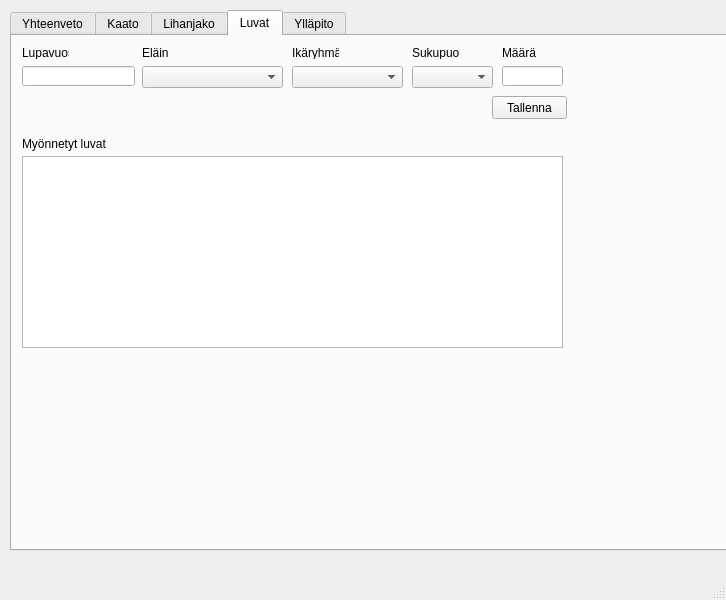
<?xml version="1.0" encoding="UTF-8"?>
<ui version="4.0">
 <class>MainWindow</class>
 <widget class="QMainWindow" name="MainWindow">
  <property name="geometry">
   <rect>
    <x>0</x>
    <y>0</y>
    <width>726</width>
    <height>600</height>
   </rect>
  </property>
  <property name="windowTitle">
   <string>MainWindow</string>
  </property>
  <widget class="QWidget" name="centralwidget">
   <widget class="QTabWidget" name="tabWidget">
    <property name="geometry">
     <rect>
      <x>10</x>
      <y>10</y>
      <width>781</width>
      <height>541</height>
     </rect>
    </property>
    <property name="currentIndex">
     <number>3</number>
    </property>
    <widget class="QWidget" name="summaryPage">
     <attribute name="title">
      <string>Yhteenveto</string>
     </attribute>
     <widget class="QTableWidget" name="meatSharedTableWidget">
      <property name="geometry">
       <rect>
        <x>10</x>
        <y>50</y>
        <width>301</width>
        <height>192</height>
       </rect>
      </property>
      <property name="styleSheet">
       <string notr="true"/>
      </property>
     </widget>
     <widget class="QTableWidget" name="groupSummaryTableWidget">
      <property name="geometry">
       <rect>
        <x>10</x>
        <y>290</y>
        <width>301</width>
        <height>192</height>
       </rect>
      </property>
     </widget>
     <widget class="QLabel" name="sharedMeatLabel">
      <property name="geometry">
       <rect>
        <x>10</x>
        <y>30</y>
        <width>151</width>
        <height>16</height>
       </rect>
      </property>
      <property name="text">
       <string>Jaetut lihat ryhmittäin</string>
      </property>
     </widget>
     <widget class="QLabel" name="groupSummarylabel">
      <property name="geometry">
       <rect>
        <x>10</x>
        <y>270</y>
        <width>151</width>
        <height>16</height>
       </rect>
      </property>
      <property name="text">
       <string>Ryhmän tiedot</string>
      </property>
     </widget>
     <widget class="QPushButton" name="summaryRefreshPushButton">
      <property name="geometry">
       <rect>
        <x>240</x>
        <y>20</y>
        <width>75</width>
        <height>23</height>
       </rect>
      </property>
      <property name="text">
       <string>Päivitä</string>
      </property>
     </widget>
     <widget class="QGroupBox" name="summarySuggestGroupBox">
      <property name="geometry">
       <rect>
        <x>330</x>
        <y>40</y>
        <width>251</width>
        <height>441</height>
       </rect>
      </property>
      <property name="title">
       <string>Ehdotukset</string>
      </property>
     </widget>
    </widget>
    <widget class="QWidget" name="killPage">
     <attribute name="title">
      <string>Kaato</string>
     </attribute>
     <widget class="QComboBox" name="shotByComboBox">
      <property name="geometry">
       <rect>
        <x>10</x>
        <y>40</y>
        <width>191</width>
        <height>22</height>
       </rect>
      </property>
     </widget>
     <widget class="QLabel" name="shotByLabel">
      <property name="geometry">
       <rect>
        <x>10</x>
        <y>20</y>
        <width>47</width>
        <height>13</height>
       </rect>
      </property>
      <property name="text">
       <string>Kaataja</string>
      </property>
     </widget>
     <widget class="QDateEdit" name="shotDateEdit">
      <property name="geometry">
       <rect>
        <x>220</x>
        <y>40</y>
        <width>121</width>
        <height>22</height>
       </rect>
      </property>
      <property name="locale">
       <locale language="Finnish" country="Finland"/>
      </property>
      <property name="displayFormat">
       <string>dd.MM.yyyy</string>
      </property>
      <property name="calendarPopup">
       <bool>true</bool>
      </property>
      <property name="date">
       <date>
        <year>2022</year>
        <month>11</month>
        <day>15</day>
       </date>
      </property>
     </widget>
     <widget class="QLabel" name="shotDateLabel">
      <property name="geometry">
       <rect>
        <x>220</x>
        <y>20</y>
        <width>101</width>
        <height>16</height>
       </rect>
      </property>
      <property name="text">
       <string>Kaatopäivä</string>
      </property>
     </widget>
     <widget class="QComboBox" name="animalComboBox">
      <property name="geometry">
       <rect>
        <x>10</x>
        <y>90</y>
        <width>191</width>
        <height>22</height>
       </rect>
      </property>
     </widget>
     <widget class="QComboBox" name="ageGroupComboBox">
      <property name="geometry">
       <rect>
        <x>220</x>
        <y>90</y>
        <width>121</width>
        <height>22</height>
       </rect>
      </property>
     </widget>
     <widget class="QComboBox" name="genderComboBox">
      <property name="geometry">
       <rect>
        <x>360</x>
        <y>90</y>
        <width>121</width>
        <height>22</height>
       </rect>
      </property>
     </widget>
     <widget class="QLabel" name="shotByLabel_2">
      <property name="geometry">
       <rect>
        <x>10</x>
        <y>70</y>
        <width>47</width>
        <height>13</height>
       </rect>
      </property>
      <property name="text">
       <string>Eläin</string>
      </property>
     </widget>
     <widget class="QLabel" name="shotByLabel_3">
      <property name="geometry">
       <rect>
        <x>220</x>
        <y>70</y>
        <width>61</width>
        <height>16</height>
       </rect>
      </property>
      <property name="text">
       <string>Ikäryhmä</string>
      </property>
     </widget>
     <widget class="QLabel" name="shotByLabel_4">
      <property name="geometry">
       <rect>
        <x>360</x>
        <y>70</y>
        <width>61</width>
        <height>16</height>
       </rect>
      </property>
      <property name="text">
       <string>Sukupuoli</string>
      </property>
     </widget>
     <widget class="QComboBox" name="usageComboBox">
      <property name="geometry">
       <rect>
        <x>90</x>
        <y>140</y>
        <width>111</width>
        <height>22</height>
       </rect>
      </property>
     </widget>
     <widget class="QLineEdit" name="weightLineEdit">
      <property name="geometry">
       <rect>
        <x>10</x>
        <y>140</y>
        <width>61</width>
        <height>20</height>
       </rect>
      </property>
     </widget>
     <widget class="QLabel" name="shotByLabel_5">
      <property name="geometry">
       <rect>
        <x>10</x>
        <y>120</y>
        <width>47</width>
        <height>13</height>
       </rect>
      </property>
      <property name="text">
       <string>Paino</string>
      </property>
     </widget>
     <widget class="QLabel" name="shotByLabel_6">
      <property name="geometry">
       <rect>
        <x>90</x>
        <y>120</y>
        <width>47</width>
        <height>13</height>
       </rect>
      </property>
      <property name="text">
       <string>Käyttö</string>
      </property>
     </widget>
     <widget class="QPlainTextEdit" name="additionalInfoTextEdit">
      <property name="geometry">
       <rect>
        <x>220</x>
        <y>140</y>
        <width>361</width>
        <height>71</height>
       </rect>
      </property>
      <property name="toolTip">
       <string>Tähän vieraan kaatajan nimi tai havaintoja eläimestä</string>
      </property>
      <property name="toolTipDuration">
       <number>10000</number>
      </property>
     </widget>
     <widget class="QLabel" name="shotByLabel_7">
      <property name="geometry">
       <rect>
        <x>220</x>
        <y>120</y>
        <width>51</width>
        <height>16</height>
       </rect>
      </property>
      <property name="text">
       <string>Lisätietoja</string>
      </property>
     </widget>
     <widget class="QTableWidget" name="killsKillsTableWidget">
      <property name="geometry">
       <rect>
        <x>10</x>
        <y>280</y>
        <width>571</width>
        <height>192</height>
       </rect>
      </property>
     </widget>
     <widget class="QLabel" name="shotByLabel_8">
      <property name="geometry">
       <rect>
        <x>10</x>
        <y>260</y>
        <width>47</width>
        <height>13</height>
       </rect>
      </property>
      <property name="text">
       <string>Kaadot</string>
      </property>
     </widget>
     <widget class="QPushButton" name="saveShotPushButton">
      <property name="geometry">
       <rect>
        <x>510</x>
        <y>220</y>
        <width>75</width>
        <height>23</height>
       </rect>
      </property>
      <property name="text">
       <string>Tallenna</string>
      </property>
     </widget>
     <widget class="QLineEdit" name="locationLineEdit">
      <property name="geometry">
       <rect>
        <x>360</x>
        <y>40</y>
        <width>221</width>
        <height>20</height>
       </rect>
      </property>
      <property name="toolTip">
       <string>Karttaan merkitty paikannimi</string>
      </property>
     </widget>
     <widget class="QLabel" name="shotDateLabel_2">
      <property name="geometry">
       <rect>
        <x>360</x>
        <y>20</y>
        <width>101</width>
        <height>16</height>
       </rect>
      </property>
      <property name="text">
       <string>Paikka</string>
      </property>
     </widget>
    </widget>
    <widget class="QWidget" name="sharePage">
     <attribute name="title">
      <string>Lihanjako</string>
     </attribute>
     <widget class="QTableWidget" name="shareKillsTableWidget">
      <property name="geometry">
       <rect>
        <x>10</x>
        <y>30</y>
        <width>571</width>
        <height>192</height>
       </rect>
      </property>
      <property name="toolTip">
       <string>Valitse kaato, jonka lihoja jaetaan</string>
      </property>
     </widget>
     <widget class="QLabel" name="shotByLabel_9">
      <property name="geometry">
       <rect>
        <x>10</x>
        <y>10</y>
        <width>47</width>
        <height>13</height>
       </rect>
      </property>
      <property name="text">
       <string>Kaadot</string>
      </property>
     </widget>
     <widget class="QDateEdit" name="shareDateEdit">
      <property name="geometry">
       <rect>
        <x>10</x>
        <y>250</y>
        <width>121</width>
        <height>22</height>
       </rect>
      </property>
      <property name="locale">
       <locale language="Finnish" country="Finland"/>
      </property>
      <property name="displayFormat">
       <string>dd.MM.yyyy</string>
      </property>
      <property name="calendarPopup">
       <bool>true</bool>
      </property>
      <property name="date">
       <date>
        <year>2022</year>
        <month>11</month>
        <day>15</day>
       </date>
      </property>
     </widget>
     <widget class="QComboBox" name="portionComboBox">
      <property name="geometry">
       <rect>
        <x>150</x>
        <y>250</y>
        <width>121</width>
        <height>22</height>
       </rect>
      </property>
     </widget>
     <widget class="QLineEdit" name="amountLineEdit">
      <property name="geometry">
       <rect>
        <x>290</x>
        <y>250</y>
        <width>113</width>
        <height>20</height>
       </rect>
      </property>
     </widget>
     <widget class="QLabel" name="shotByLabel_10">
      <property name="geometry">
       <rect>
        <x>10</x>
        <y>230</y>
        <width>47</width>
        <height>13</height>
       </rect>
      </property>
      <property name="text">
       <string>Jakopäivä</string>
      </property>
     </widget>
     <widget class="QLabel" name="shotByLabel_11">
      <property name="geometry">
       <rect>
        <x>150</x>
        <y>230</y>
        <width>61</width>
        <height>16</height>
       </rect>
      </property>
      <property name="text">
       <string>Ruhon osa</string>
      </property>
     </widget>
     <widget class="QLabel" name="shotByLabel_12">
      <property name="geometry">
       <rect>
        <x>290</x>
        <y>230</y>
        <width>61</width>
        <height>16</height>
       </rect>
      </property>
      <property name="text">
       <string>Määrä (kg)</string>
      </property>
     </widget>
     <widget class="QLabel" name="shotByLabel_13">
      <property name="geometry">
       <rect>
        <x>420</x>
        <y>230</y>
        <width>61</width>
        <height>16</height>
       </rect>
      </property>
      <property name="text">
       <string>Jakoryhmä</string>
      </property>
     </widget>
     <widget class="QComboBox" name="groupComboBox">
      <property name="geometry">
       <rect>
        <x>420</x>
        <y>250</y>
        <width>161</width>
        <height>22</height>
       </rect>
      </property>
     </widget>
     <widget class="QPushButton" name="shareSavePushButton">
      <property name="geometry">
       <rect>
        <x>500</x>
        <y>280</y>
        <width>75</width>
        <height>23</height>
       </rect>
      </property>
      <property name="text">
       <string>Tallenna</string>
      </property>
     </widget>
     <widget class="QGroupBox" name="shareSuggestGroupBox">
      <property name="geometry">
       <rect>
        <x>10</x>
        <y>310</y>
        <width>571</width>
        <height>201</height>
       </rect>
      </property>
      <property name="title">
       <string>Jakoehdotukset</string>
      </property>
     </widget>
    </widget>
    <widget class="QWidget" name="licensePage">
     <attribute name="title">
      <string>Luvat</string>
     </attribute>
     <widget class="QLineEdit" name="licenseYearLineEdit">
      <property name="geometry">
       <rect>
        <x>10</x>
        <y>30</y>
        <width>113</width>
        <height>20</height>
       </rect>
      </property>
     </widget>
     <widget class="QLabel" name="label">
      <property name="geometry">
       <rect>
        <x>10</x>
        <y>10</y>
        <width>47</width>
        <height>13</height>
       </rect>
      </property>
      <property name="text">
       <string>Lupavuosi</string>
      </property>
     </widget>
     <widget class="QComboBox" name="licenseAnimalComboBox">
      <property name="geometry">
       <rect>
        <x>130</x>
        <y>30</y>
        <width>141</width>
        <height>22</height>
       </rect>
      </property>
     </widget>
     <widget class="QLabel" name="label_2">
      <property name="geometry">
       <rect>
        <x>130</x>
        <y>10</y>
        <width>47</width>
        <height>13</height>
       </rect>
      </property>
      <property name="text">
       <string>Eläin</string>
      </property>
     </widget>
     <widget class="QComboBox" name="licenseAgeGroupComboBox">
      <property name="geometry">
       <rect>
        <x>280</x>
        <y>30</y>
        <width>111</width>
        <height>22</height>
       </rect>
      </property>
     </widget>
     <widget class="QLabel" name="label_3">
      <property name="geometry">
       <rect>
        <x>280</x>
        <y>10</y>
        <width>47</width>
        <height>13</height>
       </rect>
      </property>
      <property name="text">
       <string>Ikäryhmä</string>
      </property>
     </widget>
     <widget class="QComboBox" name="licenseGenderComboBox">
      <property name="geometry">
       <rect>
        <x>400</x>
        <y>30</y>
        <width>81</width>
        <height>22</height>
       </rect>
      </property>
     </widget>
     <widget class="QLabel" name="label_4">
      <property name="geometry">
       <rect>
        <x>400</x>
        <y>10</y>
        <width>47</width>
        <height>13</height>
       </rect>
      </property>
      <property name="text">
       <string>Sukupuoli</string>
      </property>
     </widget>
     <widget class="QLineEdit" name="licenseAmountLineEdit">
      <property name="geometry">
       <rect>
        <x>490</x>
        <y>30</y>
        <width>61</width>
        <height>20</height>
       </rect>
      </property>
     </widget>
     <widget class="QLabel" name="label_5">
      <property name="geometry">
       <rect>
        <x>490</x>
        <y>10</y>
        <width>47</width>
        <height>13</height>
       </rect>
      </property>
      <property name="text">
       <string>Määrä</string>
      </property>
     </widget>
     <widget class="QPushButton" name="licenseSavePushButton">
      <property name="geometry">
       <rect>
        <x>480</x>
        <y>60</y>
        <width>75</width>
        <height>23</height>
       </rect>
      </property>
      <property name="text">
       <string>Tallenna</string>
      </property>
     </widget>
     <widget class="QTableWidget" name="tableWidget">
      <property name="geometry">
       <rect>
        <x>10</x>
        <y>120</y>
        <width>541</width>
        <height>192</height>
       </rect>
      </property>
     </widget>
     <widget class="QLabel" name="label_6">
      <property name="geometry">
       <rect>
        <x>10</x>
        <y>100</y>
        <width>131</width>
        <height>16</height>
       </rect>
      </property>
      <property name="text">
       <string>Myönnetyt luvat</string>
      </property>
     </widget>
    </widget>
    <widget class="QWidget" name="maintenancePage">
     <attribute name="title">
      <string>Ylläpito</string>
     </attribute>
     <widget class="QGroupBox" name="groupBox">
      <property name="geometry">
       <rect>
        <x>300</x>
        <y>10</y>
        <width>281</width>
        <height>181</height>
       </rect>
      </property>
      <property name="title">
       <string>Seura</string>
      </property>
     </widget>
     <widget class="QGroupBox" name="groupBox_2">
      <property name="geometry">
       <rect>
        <x>300</x>
        <y>200</y>
        <width>281</width>
        <height>221</height>
       </rect>
      </property>
      <property name="title">
       <string>Seurue</string>
      </property>
     </widget>
     <widget class="QGroupBox" name="groupBox_3">
      <property name="geometry">
       <rect>
        <x>10</x>
        <y>200</y>
        <width>271</width>
        <height>221</height>
       </rect>
      </property>
      <property name="title">
       <string>Jakoryhmä</string>
      </property>
     </widget>
     <widget class="QGroupBox" name="groupBox_4">
      <property name="geometry">
       <rect>
        <x>10</x>
        <y>10</y>
        <width>271</width>
        <height>181</height>
       </rect>
      </property>
      <property name="title">
       <string>Jäsen</string>
      </property>
     </widget>
    </widget>
   </widget>
  </widget>
  <widget class="QMenuBar" name="menubar">
   <property name="geometry">
    <rect>
     <x>0</x>
     <y>0</y>
     <width>726</width>
     <height>21</height>
    </rect>
   </property>
  </widget>
  <widget class="QStatusBar" name="statusbar"/>
 </widget>
 <tabstops>
  <tabstop>summaryRefreshPushButton</tabstop>
  <tabstop>meatSharedTableWidget</tabstop>
  <tabstop>groupSummaryTableWidget</tabstop>
  <tabstop>killsKillsTableWidget</tabstop>
  <tabstop>tableWidget</tabstop>
  <tabstop>shotByComboBox</tabstop>
  <tabstop>shotDateEdit</tabstop>
  <tabstop>locationLineEdit</tabstop>
  <tabstop>animalComboBox</tabstop>
  <tabstop>ageGroupComboBox</tabstop>
  <tabstop>genderComboBox</tabstop>
  <tabstop>weightLineEdit</tabstop>
  <tabstop>usageComboBox</tabstop>
  <tabstop>additionalInfoTextEdit</tabstop>
  <tabstop>saveShotPushButton</tabstop>
  <tabstop>tabWidget</tabstop>
  <tabstop>shareDateEdit</tabstop>
  <tabstop>portionComboBox</tabstop>
  <tabstop>amountLineEdit</tabstop>
  <tabstop>groupComboBox</tabstop>
  <tabstop>shareSavePushButton</tabstop>
  <tabstop>shareKillsTableWidget</tabstop>
  <tabstop>licenseYearLineEdit</tabstop>
  <tabstop>licenseAnimalComboBox</tabstop>
  <tabstop>licenseAgeGroupComboBox</tabstop>
  <tabstop>licenseGenderComboBox</tabstop>
  <tabstop>licenseAmountLineEdit</tabstop>
  <tabstop>licenseSavePushButton</tabstop>
 </tabstops>
 <resources/>
 <connections/>
</ui>
